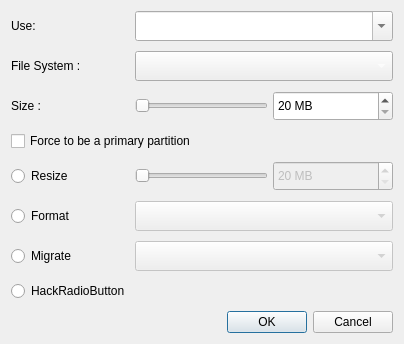
<?xml version="1.0" encoding="UTF-8"?>
<ui version="4.0">
 <class>PartitionWidget</class>
 <widget class="QWidget" name="PartitionWidget">
  <property name="geometry">
   <rect>
    <x>0</x>
    <y>0</y>
    <width>404</width>
    <height>315</height>
   </rect>
  </property>
  <property name="styleSheet">
   <string notr="true"/>
  </property>
  <layout class="QGridLayout" name="gridLayout">
   <property name="horizontalSpacing">
    <number>5</number>
   </property>
   <property name="verticalSpacing">
    <number>10</number>
   </property>
   <item row="0" column="0">
    <widget class="QLabel" name="label_2">
     <property name="font">
      <font/>
     </property>
     <property name="text">
      <string>Use:</string>
     </property>
    </widget>
   </item>
   <item row="0" column="1" colspan="2">
    <widget class="QComboBox" name="mountpointMenu">
     <property name="minimumSize">
      <size>
       <width>0</width>
       <height>30</height>
      </size>
     </property>
     <property name="styleSheet">
      <string notr="true">	color: #333333;  </string>
     </property>
     <property name="editable">
      <bool>true</bool>
     </property>
     <property name="currentIndex">
      <number>0</number>
     </property>
     <item>
      <property name="text">
       <string/>
      </property>
     </item>
    </widget>
   </item>
   <item row="2" column="0">
    <widget class="QLabel" name="sizeLabel">
     <property name="font">
      <font/>
     </property>
     <property name="text">
      <string>Size :</string>
     </property>
    </widget>
   </item>
   <item row="2" column="1">
    <widget class="QSlider" name="sizeSlider">
     <property name="styleSheet">
      <string notr="true"/>
     </property>
     <property name="orientation">
      <enum>Qt::Horizontal</enum>
     </property>
    </widget>
   </item>
   <item row="2" column="2">
    <widget class="QSpinBox" name="sizeSpin">
     <property name="sizePolicy">
      <sizepolicy hsizetype="Preferred" vsizetype="Fixed">
       <horstretch>0</horstretch>
       <verstretch>0</verstretch>
      </sizepolicy>
     </property>
     <property name="minimumSize">
      <size>
       <width>120</width>
       <height>30</height>
      </size>
     </property>
     <property name="suffix">
      <string> MB</string>
     </property>
     <property name="minimum">
      <number>20</number>
     </property>
     <property name="maximum">
      <number>100</number>
     </property>
     <property name="singleStep">
      <number>50</number>
     </property>
     <property name="value">
      <number>20</number>
     </property>
    </widget>
   </item>
   <item row="4" column="0">
    <widget class="QRadioButton" name="resizeRadio">
     <property name="text">
      <string>Resize</string>
     </property>
    </widget>
   </item>
   <item row="4" column="1">
    <widget class="QSlider" name="resizeSlider">
     <property name="enabled">
      <bool>false</bool>
     </property>
     <property name="layoutDirection">
      <enum>Qt::LeftToRight</enum>
     </property>
     <property name="styleSheet">
      <string notr="true"/>
     </property>
     <property name="orientation">
      <enum>Qt::Horizontal</enum>
     </property>
    </widget>
   </item>
   <item row="4" column="2">
    <widget class="QSpinBox" name="resizeSpin">
     <property name="enabled">
      <bool>false</bool>
     </property>
     <property name="sizePolicy">
      <sizepolicy hsizetype="Preferred" vsizetype="Fixed">
       <horstretch>0</horstretch>
       <verstretch>0</verstretch>
      </sizepolicy>
     </property>
     <property name="minimumSize">
      <size>
       <width>120</width>
       <height>30</height>
      </size>
     </property>
     <property name="suffix">
      <string> MB</string>
     </property>
     <property name="minimum">
      <number>20</number>
     </property>
     <property name="maximum">
      <number>100</number>
     </property>
     <property name="singleStep">
      <number>50</number>
     </property>
     <property name="value">
      <number>20</number>
     </property>
    </widget>
   </item>
   <item row="7" column="0">
    <widget class="QRadioButton" name="formatRadio">
     <property name="text">
      <string>Format</string>
     </property>
    </widget>
   </item>
   <item row="7" column="1" colspan="2">
    <widget class="QComboBox" name="formatCombo">
     <property name="enabled">
      <bool>false</bool>
     </property>
     <property name="minimumSize">
      <size>
       <width>0</width>
       <height>30</height>
      </size>
     </property>
    </widget>
   </item>
   <item row="8" column="0">
    <widget class="QRadioButton" name="migrateRadio">
     <property name="text">
      <string>Migrate</string>
     </property>
    </widget>
   </item>
   <item row="8" column="1" colspan="2">
    <widget class="QComboBox" name="migrateCombo">
     <property name="enabled">
      <bool>false</bool>
     </property>
     <property name="minimumSize">
      <size>
       <width>0</width>
       <height>30</height>
      </size>
     </property>
    </widget>
   </item>
   <item row="10" column="0" colspan="3">
    <spacer name="verticalSpacer">
     <property name="orientation">
      <enum>Qt::Vertical</enum>
     </property>
     <property name="sizeHint" stdset="0">
      <size>
       <width>20</width>
       <height>40</height>
      </size>
     </property>
    </spacer>
   </item>
   <item row="11" column="0" colspan="3">
    <widget class="QDialogButtonBox" name="buttonBox">
     <property name="standardButtons">
      <set>QDialogButtonBox::Cancel|QDialogButtonBox::Ok</set>
     </property>
    </widget>
   </item>
   <item row="1" column="0">
    <widget class="QLabel" name="filesystemLabel">
     <property name="font">
      <font/>
     </property>
     <property name="text">
      <string>File System :</string>
     </property>
    </widget>
   </item>
   <item row="1" column="1" colspan="2">
    <widget class="QComboBox" name="filesystemMenu">
     <property name="minimumSize">
      <size>
       <width>0</width>
       <height>30</height>
      </size>
     </property>
     <property name="styleSheet">
      <string notr="true">#filesystemMenu{color:white}</string>
     </property>
    </widget>
   </item>
   <item row="3" column="0" colspan="2">
    <widget class="QCheckBox" name="primaryCheck">
     <property name="text">
      <string>Force to be a primary partition</string>
     </property>
    </widget>
   </item>
   <item row="9" column="0">
    <widget class="QRadioButton" name="radioButton">
     <property name="enabled">
      <bool>true</bool>
     </property>
     <property name="text">
      <string notr="true">HackRadioButton</string>
     </property>
    </widget>
   </item>
  </layout>
 </widget>
 <resources/>
 <connections>
  <connection>
   <sender>resizeRadio</sender>
   <signal>toggled(bool)</signal>
   <receiver>resizeSlider</receiver>
   <slot>setEnabled(bool)</slot>
   <hints>
    <hint type="sourcelabel">
     <x>52</x>
     <y>97</y>
    </hint>
    <hint type="destinationlabel">
     <x>205</x>
     <y>97</y>
    </hint>
   </hints>
  </connection>
  <connection>
   <sender>resizeSlider</sender>
   <signal>valueChanged(int)</signal>
   <receiver>resizeSpin</receiver>
   <slot>setValue(int)</slot>
   <hints>
    <hint type="sourcelabel">
     <x>205</x>
     <y>96</y>
    </hint>
    <hint type="destinationlabel">
     <x>370</x>
     <y>96</y>
    </hint>
   </hints>
  </connection>
  <connection>
   <sender>resizeSpin</sender>
   <signal>valueChanged(int)</signal>
   <receiver>resizeSlider</receiver>
   <slot>setValue(int)</slot>
   <hints>
    <hint type="sourcelabel">
     <x>370</x>
     <y>96</y>
    </hint>
    <hint type="destinationlabel">
     <x>205</x>
     <y>96</y>
    </hint>
   </hints>
  </connection>
  <connection>
   <sender>sizeSlider</sender>
   <signal>valueChanged(int)</signal>
   <receiver>sizeSpin</receiver>
   <slot>setValue(int)</slot>
   <hints>
    <hint type="sourcelabel">
     <x>205</x>
     <y>69</y>
    </hint>
    <hint type="destinationlabel">
     <x>370</x>
     <y>69</y>
    </hint>
   </hints>
  </connection>
  <connection>
   <sender>sizeSpin</sender>
   <signal>valueChanged(int)</signal>
   <receiver>sizeSlider</receiver>
   <slot>setValue(int)</slot>
   <hints>
    <hint type="sourcelabel">
     <x>370</x>
     <y>69</y>
    </hint>
    <hint type="destinationlabel">
     <x>205</x>
     <y>69</y>
    </hint>
   </hints>
  </connection>
  <connection>
   <sender>resizeRadio</sender>
   <signal>toggled(bool)</signal>
   <receiver>resizeSpin</receiver>
   <slot>setEnabled(bool)</slot>
   <hints>
    <hint type="sourcelabel">
     <x>51</x>
     <y>96</y>
    </hint>
    <hint type="destinationlabel">
     <x>370</x>
     <y>96</y>
    </hint>
   </hints>
  </connection>
  <connection>
   <sender>formatRadio</sender>
   <signal>toggled(bool)</signal>
   <receiver>formatCombo</receiver>
   <slot>setEnabled(bool)</slot>
   <hints>
    <hint type="sourcelabel">
     <x>55</x>
     <y>224</y>
    </hint>
    <hint type="destinationlabel">
     <x>271</x>
     <y>224</y>
    </hint>
   </hints>
  </connection>
  <connection>
   <sender>migrateRadio</sender>
   <signal>toggled(bool)</signal>
   <receiver>migrateCombo</receiver>
   <slot>setEnabled(bool)</slot>
   <hints>
    <hint type="sourcelabel">
     <x>55</x>
     <y>252</y>
    </hint>
    <hint type="destinationlabel">
     <x>271</x>
     <y>252</y>
    </hint>
   </hints>
  </connection>
 </connections>
</ui>
